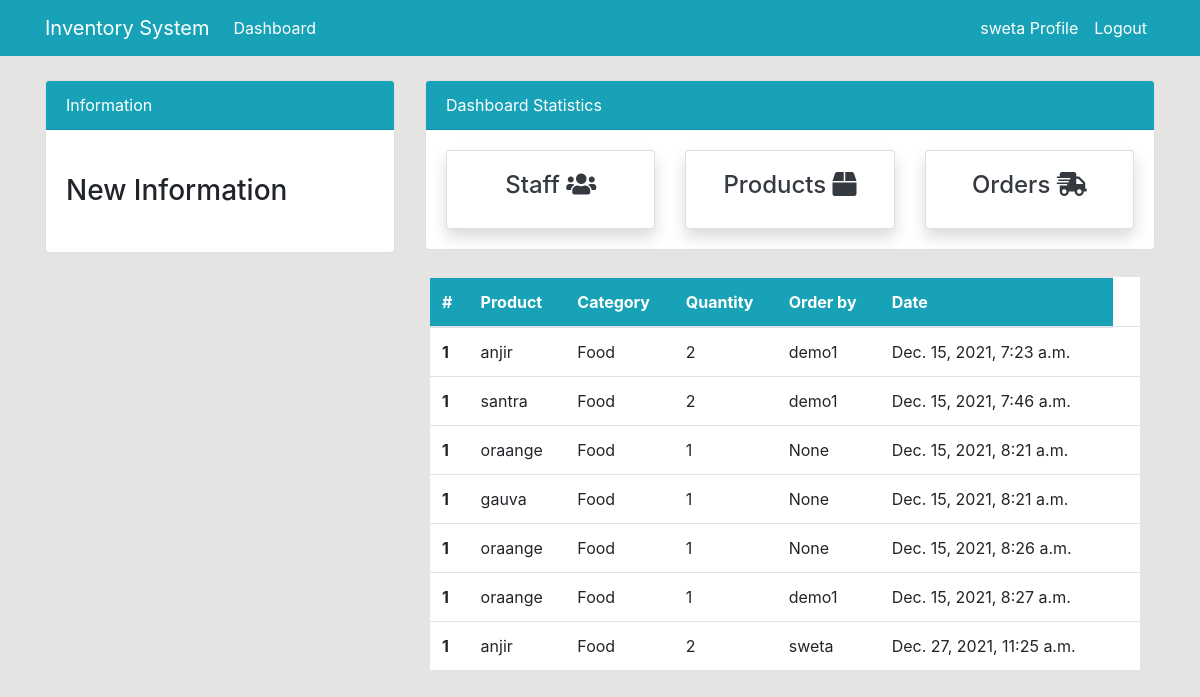
Before: /order/ (signed in) with the older database file.
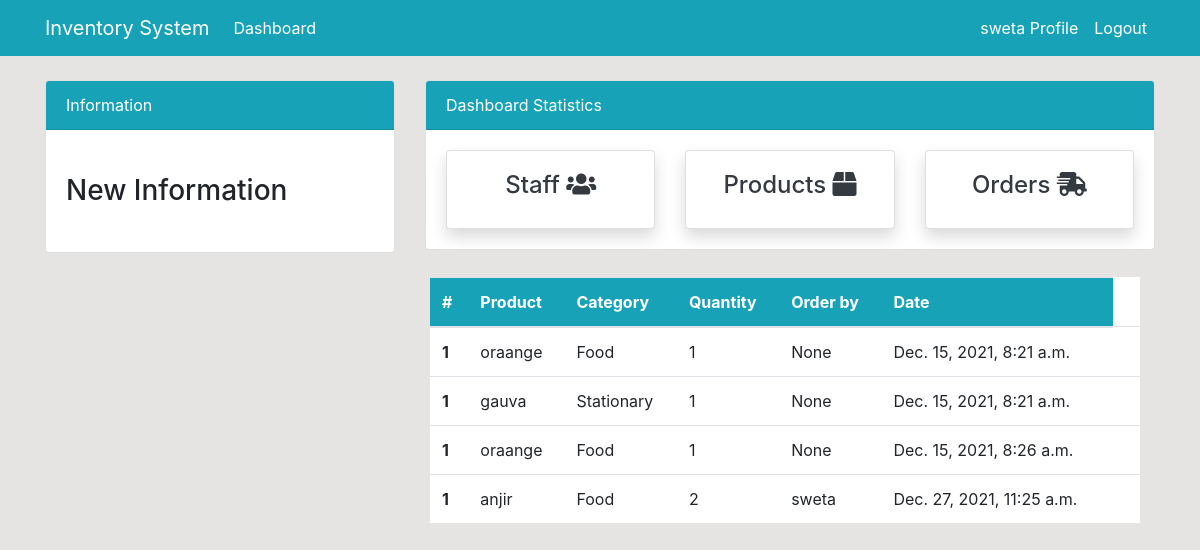
After: the same page with the newer database file.
### dashboard/models.py (models this page shows, shortened)
class Order(models.Model):
    product = models.ForeignKey(Product, on_delete=models.CASCADE, null=True)
    customer = models.ForeignKey(User, on_delete=models.CASCADE, null=True)
    order_quantity = models.PositiveIntegerField(null=True)
    date =models.DateTimeField(auto_now_add=True)
    class Meta:
        verbose_name_plural='Order'

class Product(models.Model):
    name = models.CharField(max_length=100, null=True)
    category = models.CharField(max_length=50, choices=CATEGORY, null=True)
    quantity = models.PositiveIntegerField(null=True)
    def __str__(self) -> str:
        return f'{self.name}'

### dashboard/views.py (the view)
# urls.py: path('order/', views.order, name='dashboard-order'),
@login_required
def order(request):
    orders=Order.objects.all()
    context={
        'orders':orders
    }
    return render(request,'dashboard/order.html',context)

### templates/dashboard/order.html (shortened to what this page needs)
{% extends 'partials/base.html' %}
{%block content%}
{% include 'partials/topnav.html' %}
 <div class="container">
        <div class="row my-4">
            <div class="col-md-4">
            </div>
            <div class="col-md-8">
                <table class="table bg-white">
                    <thead class="bg-info">
                        <tr class="text-white">
                            <th scope="col">#</th>
                            <th scope="col">Product</th>
                            <th scope="col">Category</th>
                            <th scope="col">Quantity</th>
                            <th scope="col">Order by</th>
                            <th scope="col">Date</th>
                        </tr>
                    </thead>
                    <tbody>
                    {% for order in orders %}
                        <tr>
                            <th scope="row">1</th>
                            <td>{{order.product}}</td>
                             <td>{{order.product.category}}</td>
                            <td>{{order.order_quantity}}</td>
                            <td>{{order.customer}}</td>
                            <td>{{order.date}}</td>
                            <td></td>
                        </tr>
                        {% endfor %}
                    </tbody>
                </table>
            </div>
        </div>
    </div>
{%endblock%}

### templates/partials/base.html (shortened to what this page needs)
{% load static %}
<!doctype html>
<html lang="en">
<head>
    <link rel="stylesheet" href="https://cdn.jsdelivr.net/npm/bootstrap@4.6.0/dist/css/bootstrap.min.css"
>
    <link rel="stylesheet" href="https://use.fontawesome.com/releases/v5.15.2/css/all.css"
>
    <link rel="stylesheet" href="{% static 'style.css' %}">
</head>
<body>
    {% include 'partials/nav.html' %}
    <div class="container">
        {% block content %}
        {% endblock %}
    </div>
</body>
</html>

### templates/partials/nav.html (shortened to what this page needs)
<nav class="navbar navbar-expand-lg navbar-info bg-info">
    <div class="container">
        {% if user.is_authenticated %}
        <a class="navbar-brand text-white" href="{% url 'dashboard-index' %}">Inventory System</a>
        <div class="collapse navbar-collapse" id="navbarSupportedContent">
            <ul class="navbar-nav mr-auto">
                <li class="nav-item active">
                    <a class="nav-link text-white" href="{% url 'dashboard-index' %}">Dashboard </a>
                </li>
            </ul>
            <ul class="navbar-nav ml-auto">
                <li class="nav-item active">
                    <a class="nav-link text-white" href="{% url 'user-profile' %}">{{ user.username }} Profile
                        <span class="sr-only">(current)</span></a>
                </li>
                <li class="nav-item">
                    <a class="nav-link text-white" href="{% url 'user-logout' %}">Logout</a>
                </li>
            </ul>
            {% endif %}
        </div>
    </div>
</nav>

### templates/partials/topnav.html (shortened to what this page needs)
<div class="row">
    <div class="col-md-4 mt-4">
        <div class="card">
            <div class="card-header bg-info text-white">
                Information
            </div>
            <div class="card-body">
                <marquee behavior="" direction="">
                    <h3 class="my-4">New Information</h3>
                </marquee>
            </div>
        </div>
    </div>
    <div class="col-md-8 mt-4">
        <div class="card">
            <div class="card-header bg-info text-white">
                Dashboard Statistics
            </div>
            <div class="card-body">
                <div class="row">
                    <div class="col-md-4">
                        <a class="text-decoration-none text-dark" href="{% url 'dashboard-staff' %}">
                            <div class="card my-card shadow">
                                <div class="card-body text-center">
                                    <h4>Staff <i class="fas fa-users"></i></h4>
                                </div>
                            </div>
                        </a>
                    </div>
                    <div class="col-md-4">
                        <a class="text-decoration-none text-dark" href="{% url 'dashboard-product' %}" >
                            <div class="card my-card shadow">
                                <div class="card-body text-center">
                                    <h4>Products <i class="fas fa-box"></i></h4>
                                </div>
                            </div>
                        </a>
                    </div>
                    <div class="col-md-4">
                        <a class="text-decoration-none text-dark" href="{% url 'dashboard-order' %}">
                            <div class="card my-card shadow">
                                <div class="card-body text-center">
                                    <h4>Orders <i class="fas fa-shipping-fast"></i></h4>
                                </div>
                            </div>
                        </a>
                    </div>
                </div>
            </div>
        </div>
    </div>
</div>

### static/style.css (style rules this page uses)
body { background: rgb(230, 227, 227); }

Changed rows visible on the page:
removed Order: product "anjir", product.category "Food", order_quantity "2", customer "demo1", date "Dec. 15, 2021, 7:23 a.m."
removed Order: product "santra", product.category "Food", order_quantity "2", customer "demo1", date "Dec. 15, 2021, 7:46 a.m."
removed Order: product "oraange", product.category "Food", order_quantity "1", customer "demo1", date "Dec. 15, 2021, 8:27 a.m."
changed through a linked row, Order "gauva": product.category "Food" → "Stationary"
